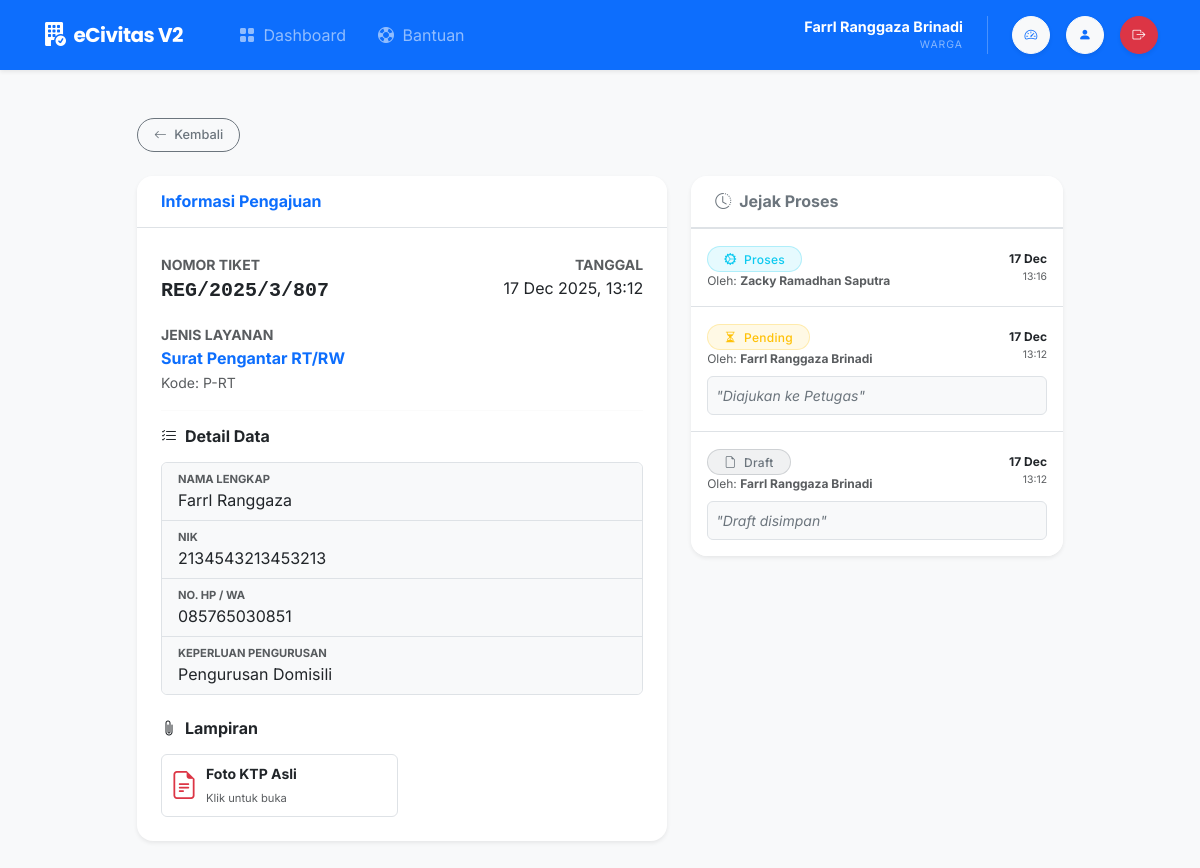
Page /views/warga/detail_pengajuan.php?id=2 (signed in) on the committed database.
### tables this page shows
CREATE TABLE `t_pengajuan` (
  `id` int NOT NULL,
  `user_id` int NOT NULL,
  `jenis_id` int NOT NULL,
  `no_pengajuan` varchar(50) DEFAULT NULL,
  `status` enum('Draft','Pending','Proses','Disetujui','Ditolak','Revisi') DEFAULT 'Draft',
  `created_at` timestamp NULL DEFAULT CURRENT_TIMESTAMP,
  `updated_at` timestamp NULL DEFAULT NULL ON UPDATE CURRENT_TIMESTAMP,
  `deleted_at` datetime DEFAULT NULL
);

CREATE TABLE `m_jenis_dokumen` (
  `id` int NOT NULL,
  `kode_surat` varchar(10) NOT NULL,
  `nama_dokumen` varchar(100) NOT NULL,
  `deskripsi` text,
  `is_active` tinyint(1) DEFAULT '1'
);

CREATE TABLE `t_pengajuan_detail` (
  `id` int NOT NULL,
  `pengajuan_id` int NOT NULL,
  `nama_field` varchar(100) NOT NULL,
  `isi_field` text NOT NULL
);

CREATE TABLE `t_lampiran` (
  `id` int NOT NULL,
  `pengajuan_id` int NOT NULL,
  `nama_file` varchar(255) NOT NULL,
  `tipe_lampiran` varchar(50) NOT NULL,
  `uploaded_at` timestamp NULL DEFAULT CURRENT_TIMESTAMP
);

CREATE TABLE `t_histori` (
  `id` int NOT NULL,
  `pengajuan_id` int NOT NULL,
  `user_id` int NOT NULL,
  `status_lama` varchar(20) DEFAULT NULL,
  `status_baru` varchar(20) NOT NULL,
  `catatan` text,
  `created_at` timestamp NULL DEFAULT CURRENT_TIMESTAMP
);

CREATE TABLE `users` (
  `id` int NOT NULL,
  `username` varchar(50) NOT NULL,
  `password` varchar(255) NOT NULL,
  `email` varchar(100) DEFAULT NULL,
  `no_hp` varchar(15) DEFAULT NULL,
  `nik` varchar(16) DEFAULT NULL,
  `nama_lengkap` varchar(100) NOT NULL,
  `alamat` text,
  `tempat_lahir` varchar(50) DEFAULT NULL,
  `tanggal_lahir` date DEFAULT NULL,
  `role` enum('warga','petugas','admin') DEFAULT 'warga',
  `pekerjaan` varchar(50) DEFAULT NULL,
  `is_active` tinyint(1) DEFAULT '1',
  `created_at` timestamp NULL DEFAULT CURRENT_TIMESTAMP
);

### views/warga/detail_pengajuan.php (the view, shortened to what this page needs)
<?php
require_once '../../config/app.php';
$id = $_GET['id'] ?? null;
$user_id = $_SESSION['user_id'];
try {
    $stmt = $pdo->prepare("SELECT t.*, m.nama_dokumen, m.kode_surat
                           FROM t_pengajuan t
                           JOIN m_jenis_dokumen m ON t.jenis_id = m.id
                           WHERE t.id = :id AND t.user_id = :uid");
    $stmt->execute(['id' => $id, 'uid' => $user_id]);
    $data = $stmt->fetch();
    $stmtDet = $pdo->prepare("SELECT nama_field, isi_field FROM t_pengajuan_detail WHERE pengajuan_id = ?");
    $stmtDet->execute([$id]);
    $details = $stmtDet->fetchAll();
    $stmtFiles = $pdo->prepare("SELECT * FROM t_lampiran WHERE pengajuan_id = ?");
    $stmtFiles->execute([$id]);
    $files = $stmtFiles->fetchAll();
    $stmtHist = $pdo->prepare("SELECT h.*, u.nama_lengkap, u.role
                               FROM t_histori h
                               JOIN users u ON h.user_id = u.id
                               WHERE h.pengajuan_id = ?
                               ORDER BY h.created_at DESC");
    $stmtHist->execute([$id]);
    $histories = $stmtHist->fetchAll();
} catch (PDOException $e) { die("Error: " . $e->getMessage()); }
require_once '../../includes/header.php';
require_once '../../includes/navbar.php';
?>
<div class="container py-5">
    <div class="row justify-content-center">
        <div class="col-lg-10">
            <div class="d-flex justify-content-between align-items-center mb-4">
                <a href="dashboard.php" class="btn btn-outline-secondary rounded-pill btn-sm">
                    <i class="bi bi-arrow-left me-1"></i> Kembali
                </a>
            </div>
            <div class="row">
                <div class="col-md-7">
                    <div class="card shadow-sm border-0 mb-4 rounded-4">
                        <div class="card-header bg-white py-3 border-bottom d-flex justify-content-between align-items-center">
                            <h6 class="mb-0 fw-bold text-primary">Informasi Pengajuan</h6>
                        </div>
                        <div class="card-body">
                            <div class="row mb-3">
                                <div class="col-6">
                                    <label class="small text-muted fw-bold">NOMOR TIKET</label>
                                    <div class="fs-5 fw-bold text-dark font-monospace"><?= e($data['no_pengajuan'] ?? '-') ?></div>
                                </div>
                                <div class="col-6 text-end">
                                    <label class="small text-muted fw-bold">TANGGAL</label>
                                    <div><?= date('d M Y, H:i', strtotime($data['created_at'])) ?></div>
                                </div>
                            </div>
                            <div class="mb-3">
                                <label class="small text-muted fw-bold">JENIS LAYANAN</label>
                                <div class="fw-bold text-primary"><?= e($data['nama_dokumen']) ?></div>
                                <small class="text-muted">Kode: <?= e($data['kode_surat']) ?></small>
                            </div>
                            <hr class="border-secondary border-opacity-10">
                            <h6 class="fw-bold text-dark mb-3"><i class="bi bi-list-check me-2"></i>Detail Data</h6>
                            <ul class="list-group list-group-flush border rounded mb-4">
                                <?php foreach ($details as $d): ?>
                                    <li class="list-group-item bg-light">
                                        <small class="d-block text-muted fw-bold text-uppercase" style="font-size: 0.7rem;"><?= e($d['nama_field']) ?></small>
                                        <span class="text-dark"><?= nl2br(e($d['isi_field'])) ?></span>
                                    </li>
                                <?php endforeach; ?>
                            </ul>
                            <h6 class="fw-bold text-dark mb-3"><i class="bi bi-paperclip me-2"></i>Lampiran</h6>
                            <?php if (count($files) > 0): ?>
                                <div class="row g-2">
                                    <?php foreach ($files as $f): ?>
                                        <div class="col-sm-6">
                                            <a href="<?= BASE_URL ?>file.php?name=<?= $f['nama_file'] ?>" target="_blank" class="text-decoration-none">
                                                <div class="border rounded p-2 d-flex align-items-center bg-white hover-shadow transition-all">
                                                    <i class="bi bi-file-earmark-text fs-3 text-danger me-2"></i>
                                                    <div class="overflow-hidden">
                                                        <div class="text-truncate small text-dark fw-bold" style="max-width: 150px;">
                                                            <?= e($f['tipe_lampiran']) ?>
                                                        </div>
                                                        <small class="text-muted" style="font-size: 0.7rem;">Klik untuk buka</small>
                                                    </div>
                                                </div>
                                            </a>
                                        </div>
                                    <?php endforeach; ?>
                                </div>
                            <?php else: ?>
                                <div class="alert alert-light border text-muted small"><i class="bi bi-info-circle me-1"></i> Tidak ada lampiran.</div>
                            <?php endif; ?>
                        </div>
                    </div>
                </div>
                <div class="col-md-5">
                    <div class="card shadow-sm border-0 rounded-4">
                        <div class="card-header bg-white py-3 border-bottom">
                            <h6 class="mb-0 fw-bold text-secondary"><i class="bi bi-clock-history me-2"></i>Jejak Proses</h6>
                        </div>
                        <div class="card-body p-0">
                            <div class="list-group list-group-flush">
                                <?php foreach ($histories as $hist): ?>
                                    <div class="list-group-item p-3 border-bottom-0 border-top">
                                        <div class="d-flex justify-content-between align-items-start">
                                            <div>
                                                <?= status_badge($hist['status_baru']) ?>
                                                <div class="small text-muted" style="font-size: 0.75rem;">
                                                    Oleh: <strong><?= e($hist['nama_lengkap']) ?></strong>
                                                </div>
                                            </div>
                                            <div class="text-end">
                                                <small class="fw-bold text-dark" style="font-size: 0.75rem;"><?= date('d M', strtotime($hist['created_at'])) ?></small>
                                                <div class="text-muted" style="font-size: 0.65rem;"><?= date('H:i', strtotime($hist['created_at'])) ?></div>
                                            </div>
                                        </div>
                                        <?php if (!empty($hist['catatan'])): ?>
                                            <div class="mt-2 p-2 bg-light border rounded small fst-italic text-secondary">
                                                "<?= e($hist['catatan']) ?>"
                                            </div>
                                        <?php endif; ?>
                                    </div>
                                <?php endforeach; ?>
                            </div>
                        </div>
                    </div>
                </div>
            </div>
        </div>
    </div>
</div>
<?php require_once '../../includes/footer.php'; ?>

### helpers/helpers.php (shortened to what this page needs)
<?php
function e($str) {
    return htmlspecialchars($str ?? '', ENT_QUOTES, 'UTF-8');
}
function status_badge($status) {
    $warna = 'secondary';
    $icon  = 'bi-question-circle';
    switch ($status) {
        case 'Draft':     $warna = 'secondary'; $icon = 'bi-file-earmark'; break;
        case 'Pending':   $warna = 'warning';   $icon = 'bi-hourglass-split'; break;
        case 'Proses':    $warna = 'info';      $icon = 'bi-gear-wide-connected'; break;
    }
    return "<span class='badge bg-$warna bg-opacity-10 text-$warna border border-$warna border-opacity-25 rounded-pill px-3'>
                <i class='bi $icon me-1'></i> $status
            </span>";
}
?>

### assets/css/main.css (style rules this page uses)
:root { --primary-color: #0d6efd; --primary-hover: #0b5ed7; --bg-body: #f8f9fa; --text-main: #212529; --card-radius: 16px; }
body { font-family: "Inter", sans-serif; background-color: var(--bg-body); color: var(--text-main); -webkit-font-smoothing: antialiased; }
.card { border: none; border-radius: var(--card-radius); box-shadow: 0 4px 20px rgba(0, 0, 0, 0.03); transition: transform 0.2s ease, box-shadow 0.2s ease; background: #fff; overflow: hidden; }
.card-header { background: #fff; border-bottom: 1px solid #f0f0f0; padding: 1.25rem 1.5rem; }
.card-body { padding: 1.5rem; }
.btn { border-radius: 50px; padding: 0.5rem 1.2rem; font-weight: 500; font-size: 0.9rem; transition: all 0.2s; }
.btn-sm { padding: 0.4rem 1rem; font-size: 0.8rem; }
.badge { padding: 0.5em 1em; font-weight: 500; letter-spacing: 0.3px; border-radius: 30px; }

### rows in the picture
t_pengajuan: no_pengajuan "REG/2025/3/807", created_at "17 Dec 2025, 13:12", jenis.nama_dokumen "Surat Pengantar RT/RW", jenis.kode_surat "P-RT"
t_pengajuan_detail: nama_field "NAMA LENGKAP", isi_field "Farrl Ranggaza"
t_pengajuan_detail: nama_field "NIK", isi_field "2134543213453213"
t_pengajuan_detail: nama_field "NO. HP / WA", isi_field "085765030851"
t_pengajuan_detail: nama_field "KEPERLUAN PENGURUSAN", isi_field "Pengurusan Domisili"
t_lampiran: tipe_lampiran "Foto KTP Asli"
t_histori: status_baru "Proses", user.nama_lengkap "Zacky Ramadhan Saputra", created_at "17 Dec", created_at "13:16"
t_histori: status_baru "Pending", user.nama_lengkap "Farrl Ranggaza Brinadi", created_at "17 Dec", created_at "13:12", catatan "Diajukan ke Petugas"
t_histori: status_baru "Draft", user.nama_lengkap "Farrl Ranggaza Brinadi", created_at "17 Dec", created_at "13:12", catatan "Draft disimpan"

### other values in the picture
$nama "Farrl Ranggaza Brinadi"
$role "WARGA"
